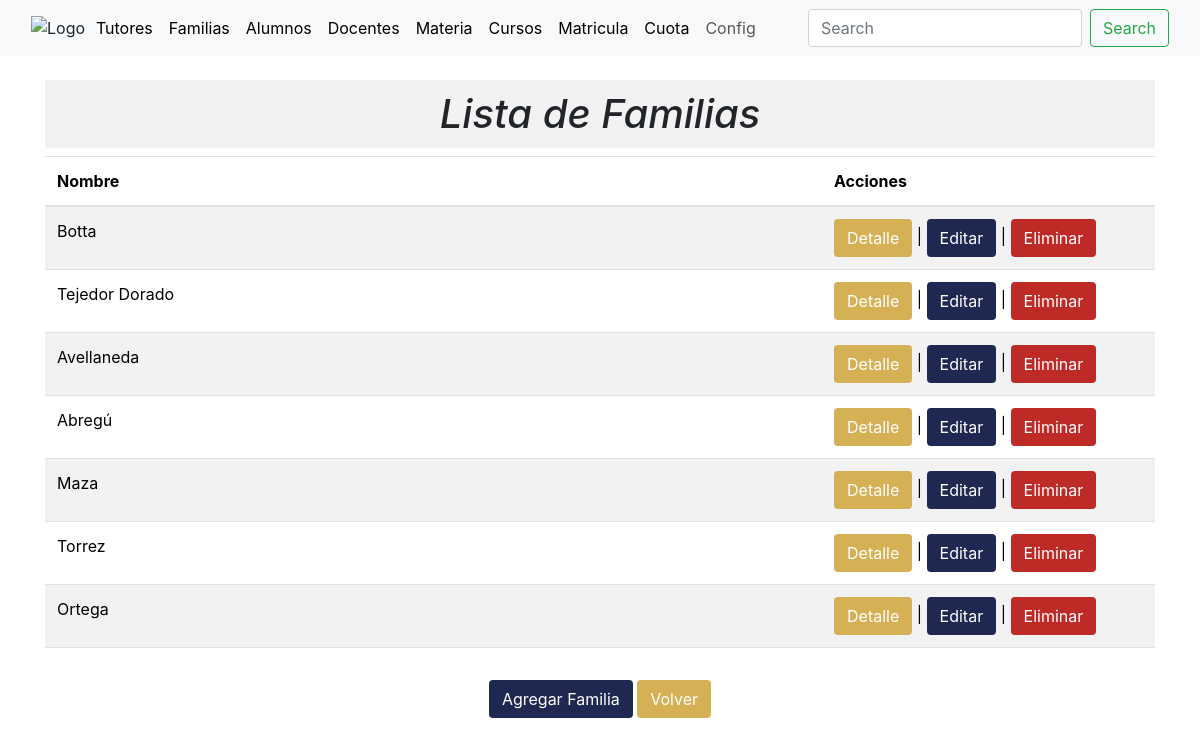
The page /familia_list (signed in) on the database its author committed.
### academico/models.py (models this page shows, shortened)
class Familia(models.Model):
    Tutores = models.ManyToManyField(Tutores,blank=False)
    Nombre_Familia = models.CharField(max_length=255, default=None)
    class Meta:
        db_table = 'familias'
        verbose_name = 'familia'
        verbose_name_plural = 'familias'

### academico/views.py (the view)
# urls.py: path('familia_list', views.familia_list, name='familia_list'),
@login_required
def familia_list(request):
    familias = Familia.objects.all()
    tutores = Tutores.objects.all()
    form = FamiliaForm()
    context = {'familias': familias,
               'tutores': tutores,
               'form': form}
    return render(request, 'familia_list.html', context)

### academico/forms.py
class FamiliaForm(forms.ModelForm):
    class Meta:
        model = Familia
        fields = ['Nombre_Familia']
        widgets = {
            'Nombre_Familia': forms.TextInput(attrs={'class': 'form-control'}),
        }
    def __init__(self, *args, **kwargs):
        super().__init__(*args, **kwargs)
        self.fields['Nombre_Familia'].required = False

### academico/models.py (called while the page is built)
    def __str__(self):
        return '%s %s '%(self.Nombre,self.Apellido)

### academico/templates/familia_list.html (shortened to what this page needs)
{% extends "base.html" %}
{%block content%}
<main>
  <div class="container mt-4">
    <div class="row justify-content-center">
      <div class="col-md-12 text-center">
        <h1 style="font-style: italic; background-color: #f2f2f2; padding: 10px;">Lista de Familias</h1>
      </div>
    </div>
    <div class="row justify-content-center">
      <div class="col-md-12"> <div class="table-responsive">
        <table class="table table-striped table-hover">
          <thead>
            <tr>
              <th style="width: 70%;">Nombre</th>
              <th>Acciones</th>
            </tr>
          </thead>
          <tbody>
            {% for familia in familias %}
            <tr>
              <td>
                {{ familia.Nombre_Familia }}
              </td>
              <td>
                <button type="button" class="btn" style="background-color: rgb(214,176,85); color: white;"
                        data-toggle="modal" data-target="#familiaDetailsModal{{ familia.pk }}">Detalle</button> |
                <button type="button" class="btn" style="background-color: rgb(31,40,81); color: white;"
                        data-toggle="modal" data-target="#familiaEditModal{{ familia.pk }}">Editar</button> |
                <button type="button" class="btn" style="background-color: rgb(190,43,39); color: white;"
                        data-toggle="modal" data-target="#familiaDeleteModal{{ familia.pk }}">Eliminar</button>
              </td>
            </tr>
            {% endfor %}
          </tbody>
        </table>
        </div>
      </div>
    </div>
    <div class="row justify-content-center mt-3">
      <div class="col-md-8 text-center">
        <button type="button" class="btn" style="background-color: rgb(31,40,81); color: white;" onclick="location.href='{% url 'familia_create' %}'">Agregar Familia</button>
        <button type="button" class="btn" style="background-color: rgb(214,176,85); color: white;" onclick="location.href='{% url 'index' %}'">Volver</button>
      </div>
    </div>
  </div>
</main>
{%endblock%}

### rows shown on the page
Familia: Nombre_Familia "Botta"
Familia: Nombre_Familia "Tejedor Dorado"
Familia: Nombre_Familia "Avellaneda"
Familia: Nombre_Familia "Abregú"
Familia: Nombre_Familia "Maza"
Familia: Nombre_Familia "Torrez"
Familia: Nombre_Familia "Ortega"
